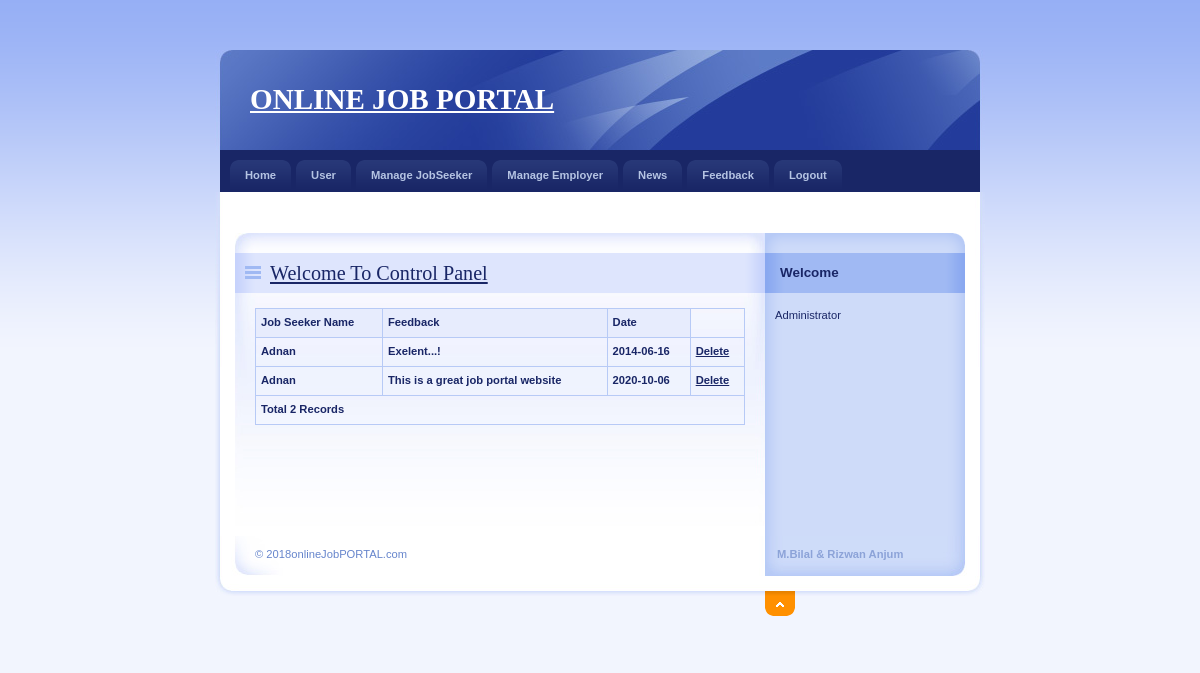
/Admin/Feedback.php, run on the app's committed database.
### tables this page shows
CREATE TABLE `feedback` (
  `FeedbackId` int(11) NOT NULL,
  `JobSeekId` int(11) NOT NULL,
  `Feedback` varchar(200) NOT NULL,
  `FeedbakDate` date NOT NULL
);

CREATE TABLE `jobseeker_reg` (
  `JobSeekId` int(11) NOT NULL,
  `JobSeekerName` varchar(20) NOT NULL,
  `Address` varchar(100) NOT NULL,
  `City` varchar(20) NOT NULL,
  `Email` varchar(40) NOT NULL,
  `Mobile` bigint(20) NOT NULL,
  `Qualification` varchar(20) NOT NULL,
  `Gender` varchar(10) NOT NULL,
  `BirthDate` date NOT NULL,
  `Resume` varchar(200) NOT NULL,
  `Status` varchar(10) NOT NULL,
  `UserName` varchar(20) NOT NULL,
  `Password` varchar(20) NOT NULL,
  `Question` varchar(100) NOT NULL,
  `Answer` varchar(50) NOT NULL
);

### Admin/Feedback.php (the view, shortened to what this page needs)
<!DOCTYPE html PUBLIC "-//W3C//DTD XHTML 1.0 Strict//EN" "http://www.w3.org/TR/xhtml1/DTD/xhtml1-strict.dtd">
<html xmlns="http://www.w3.org/1999/xhtml" xml:lang="cs" lang="cs">
<head>
    <link rel="stylesheet" media="screen,projection" type="text/css" href="./css/main.css" />
    <link rel="stylesheet" media="print" type="text/css" href="./css/print.css" />
    <link rel="stylesheet" media="aural" type="text/css" href="./css/aural.css" />
</head>
<body id="www-url-cz">
<div id="main" class="box">
<?php
include "Header.php"
?>
<?php
include "menu.php"
?>
    <div id="page" class="box">
    <div id="page-in" class="box">
        <div id="strip" class="box noprint">
            <p id="breadcrumbs">&nbsp;</p>
        </div>
        <div id="content">
            <div class="article">
                <h2><span><a href="#">Welcome To Control Panel</a></span></h2>
                <table width="100%" border="1" bordercolor="#1CB5F1" >
                  <tr>
                    <th bgcolor="#1CB5F1" class="style3"><div align="left" class="style9 style5"><strong>Job Seeker Name</strong></div></th>
                    <th bgcolor="#1CB5F1" class="style3"><div align="left" class="style9 style5"><strong>Feedback</strong></div></th>
                    <th bgcolor="#1CB5F1" class="style3"><div align="left" class="style12">Date</div></th>
                  </tr>
                  <?php
$con = mysqli_connect("localhost","root","");
mysqli_select_db($con,"job");
$sql = "select FeedbackId,Feedback,FeedbakDate,JobSeekerName from Feedback,JobSeeker_Reg where Feedback.JobSeekId=JobSeeker_Reg.JobSeekId";
$result = mysqli_query($con,$sql);
while($row = mysqli_fetch_array($result))
{
$Id=$row['FeedbackId'];
$Name=$row['JobSeekerName'];
$Feedback=$row['Feedback'];
$FeedbakDate=$row['FeedbakDate'];
?>
                  <tr>
                    <td class="style3"><div align="left" class="style9 style5"><strong><?php echo $Name;?></strong></div></td>
                    <td class="style3"><div align="left" class="style9 style5"><strong><?php echo $Feedback;?></strong></div></td>
                    <td class="style3"><div align="left" class="style9 style5"><strong><?php echo $FeedbakDate;?></strong></div></td>
                    <td class="style3"><div align="left" class="style9 style5"><strong><a href="deleteFeadback.php?Feedback=<?php echo $Id;?>">Delete</a></strong></td>
                  </tr>
                  <?php
}
$records = mysqli_num_rows($result);
?>
                  <tr>
                    <td colspan="4" class="style3"><div align="left" class="style12"><?php echo "Total ".$records." Records"; ?> </div></td>
                  </tr>
                </table>
                <p>&nbsp;</p>
              <p class="btn-more box noprint">&nbsp;</p>
          </div>
        </div>
<?php
include "right.php"
?>
    </div>
    </div>
<?php
include "footer.php"
?>
</div>
</body>
</html>

### Admin/css/main.css (style rules this page uses)
* { min-height:1px; }
body { border:0; margin:0; padding:0; background:#F2F5FE url("../design/bg.gif") 0 0 repeat-x; font:70%/160% "verdana",sans-serif; color:#192666; _text-align:center; }
a { color:#192666; }
p { border:0; margin:15px 0; padding:0; }
div { display:block; border:0; margin:0; padding:0; }
h1, h2, h3, h4, h5 { border:0; margin:15px 0 10px 0; padding:0; font-weight:bold; }
h2 { font-size:180%; line-height:100%; font-family:"georgia",serif; font-weight:normal; }
table { display:table; border-collapse:collapse; margin:15px 0; padding:0; border:1px solid #B7CAF6; font-size:100%; }
tr { display:table-row; }
th, td { display: table-cell; border:1px solid #B7CAF6; margin:0; padding:5px; vertical-align:top; text-align:left; }
th { background:#E7ECFD; text-align:center; color:#192666; font-weight:bold; }
a, img, span { border:0; margin:0; padding:0; }
strong, .strong { font-weight:bold; }
.box { min-height:1px; _height:1px; }
.box:after { content:"."; display:block; line-height:0px; font-size:0px; visibility:hidden; clear:both; }
#main { width:770px; margin:50px auto 0 auto; _text-align:left; }
#page { width:770px; min-height:1px; background:#FFF url("../design/bg_page.gif") 0 0 repeat-y; _height:1px; }
#page-in { min-height:1px; padding:10px 0; background:url("../design/bg_page_in.jpg") 0 0 no-repeat; _height:1px; }
#strip { position:relative; clear:both; padding:3px 20px 10px 20px; color:#6182D1; }
#strip p { margin:0; }
#strip #breadcrumbs { width:520px; margin:0; padding:0; }
#content { float:left; width:530px; _width:550px; margin:0; padding:0 0 0 20px; }
#content .article { clear:both; margin:0; padding:20px; background:url("../design/content_article_bg.jpg") 0 0 no-repeat; }
#content .article h2 { margin:0 -20px; padding:10px; background:#DEE5FD url("../design/content_title_bg.gif") 0 0 repeat-y; color:#192666; }
#content .article h2 span { background:url("../design/ico_list.gif") 0 50% no-repeat; padding-left:25px; }
#content .article p { text-align:justify; }
#content .btn-more { margin:0 0 15px 0; padding:0; border:0; position:relative; }

### Admin/css/print.css (style rules this page uses)
body { border:0; margin:0; padding:0; font-size:12pt }
a { color:#000; text-decoration:none; }
h1, h2, h3 { page-break-after:avoid; page-break-inside:avoid; }
table { border-collapse: collapse; border-width:1px; border-style:solid; }
th, td { display:table-cell; border-width:1px; border-style:solid; }
.noprint { display:none; }

### Admin/css/aural.css (style rules this page uses)
body { voice-family:paul,male; volume:loud; speech-rate:slow; richness:90; stress:20; }
h1, h2, h3, h4, h5 { cue-before:url("ping.au"); }
p, table { pause:50ms; }
strong { pitch:medium; pitch-range:60; stress:90; richness:90; }

### Admin/Feedback.php (style rules this page uses)
.style3 { font-weight: bold }

### data on the page
feedback: JobSeekId.JobSeekerName "Adnan", Feedback "Exelent...!", FeedbakDate "2014-06-16"
feedback: JobSeekId.JobSeekerName "Adnan", Feedback "This is a great job portal website", FeedbakDate "2020-10-06"

### other printed values
$records "2"
